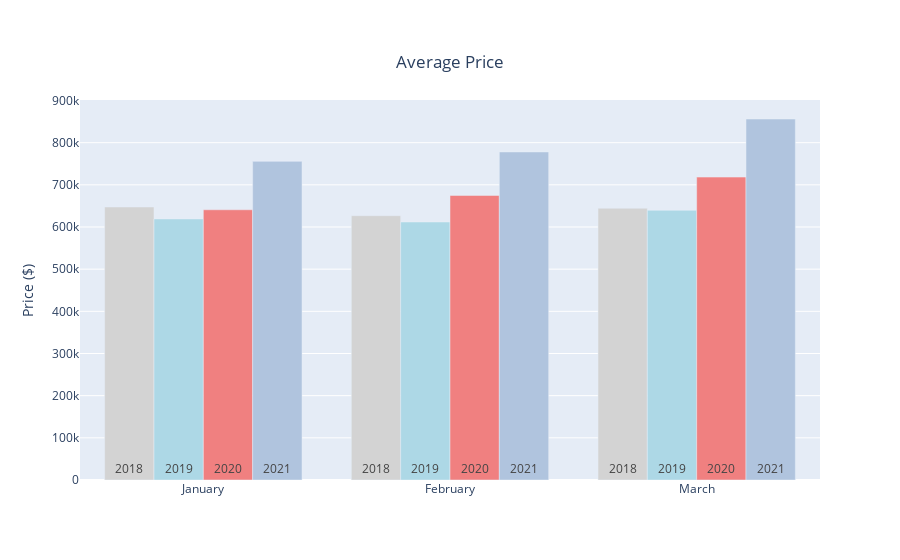

Here is the notebook cell this chart was saved with:
### Code cell
fig = go.Figure()
for m in set(choosen_df["Year"]):
    color = colors[m % 10]
    fig.add_trace(
        go.Bar(
            x=choosen_df["Month"],
            y=choosen_df[choosen_df["Year"] == m]["Average Sales Price"],
            name=m,
            text=m,
            textposition="inside",
            insidetextanchor="start",
            hovertemplate="<br>Price: %{y}",
            marker_color=color,
            showlegend=False,
        )
    )

fig.update_layout(
    barmode="group",
    title={
        "text": "Average Price",
        "y": 0.9,
        "x": 0.5,
        "xanchor": "center",
        "yanchor": "top",
    },
    yaxis_title="Price ($)",
    # yaxis_range=[0, 1000000],
)
fig.update_yaxes(rangemode="tozero")
fig.show()

### Figure 1 — Plotly figure (JSON) as saved in the notebook; plotly's stock layout.template omitted (floating-point values rounded to 4 significant figures)
{"data": [{"hovertemplate": "<br>Price: %{y}", "insidetextanchor": "start", "marker": {"color": "lightgray"}, "name": "2018", "showlegend": false, "text": "2018", "textposition": "inside", "type": "bar", "x": ["January", "February", "March", "January", "February", "March", "January", "February", "March", "January", "February", "March"], "y": [647490, 626821, 644491]}, {"hovertemplate": "<br>Price: %{y}", "insidetextanchor": "start", "marker": {"color": "lightblue"}, "name": "2019", "showlegend": false, "text": "2019", "textposition": "inside", "type": "bar", "x": ["January", "February", "March", "January", "February", "March", "January", "February", "March", "January", "February", "March"], "y": [619154, 611885, 639619]}, {"hovertemplate": "<br>Price: %{y}", "insidetextanchor": "start", "marker": {"color": "lightcoral"}, "name": "2020", "showlegend": false, "text": "2020", "textposition": "inside", "type": "bar", "x": ["January", "February", "March", "January", "February", "March", "January", "February", "March", "January", "February", "March"], "y": [640886, 674863, 718392]}, {"hovertemplate": "<br>Price: %{y}", "insidetextanchor": "start", "marker": {"color": "lightsteelblue"}, "name": "2021", "showlegend": false, "text": "2021", "textposition": "inside", "type": "bar", "x": ["January", "February", "March", "January", "February", "March", "January", "February", "March", "January", "February", "March"], "y": [755697, 778033, 856152]}], "layout": {"barmode": "group", "title": {"text": "Average Price", "x": 0.5, "xanchor": "center", "y": 0.9, "yanchor": "top"}, "yaxis": {"title": {"text": "Price ($)"}}}}
